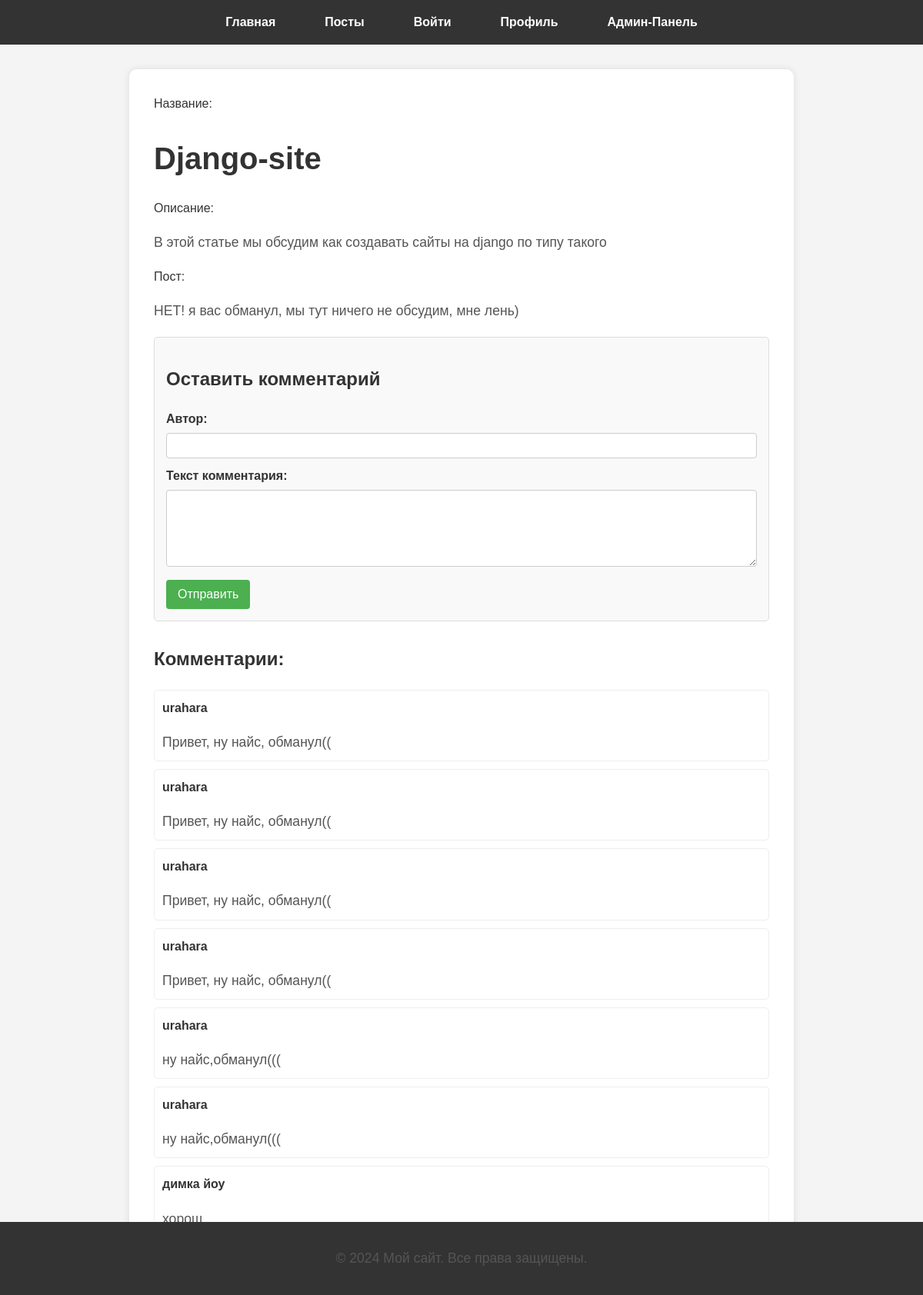
Screenshot of /detail_post/1/ with the database file from the repository.
### blog/models.py (models this page shows, shortened)
class Post(models.Model):
    title = models.CharField(max_length=65)
    dsc = models.TextField(max_length=315)
    text = models.TextField(max_length=4500)
    category = models.ForeignKey(to=PostCategory, on_delete=models.CASCADE)

class Comment(models.Model):
    author = models.CharField(max_length=35)
    text = models.TextField(max_length=750)

### blog/views.py (the view)
# urls.py: path('detail_post/<int:pk>/',blog.detail_post,name='detail_post'),
def detail_post(request, pk):
    post = get_object_or_404(Post, pk=pk) #  Получаем пост или возвращаем 404
    post_comments = PostComment.objects.filter(post=post)
    comments = [pc.comment for pc in post_comments]
    if request.method == 'POST':
        form = CommentForm(request.POST)
        if form.is_valid():
            comment = form.save()  #  Сохраняем Comment
            post_comment = PostComment.objects.create(post=post, comment=comment) # Создаем и сохраняем PostComment
            return redirect('blog:detail_post', pk=pk) #  Перенаправляем на эту же страницу
    else:
        form = CommentForm() # Создаем пустую форму
    context = {
        'post': post,
        'comments': comments,
        'form': form,
    }
    return render(request, 'blog/post_detail.html', context)

### blog/forms.py
class CommentForm(forms.ModelForm):
    class Meta:
        model = Comment
        fields = ['author', 'text']
        widgets = {
            'author': forms.TextInput(attrs={'class': 'comment-author-input'}),
            'text': forms.Textarea(attrs={'class': 'comment-text-area'}),
        }

### blog/templates/blog/post_detail.html (shortened to what this page needs)
{% extends 'blog/base.html' %}
{% block content %}
    Название:
    <h1>{{ post.title }}</h1>
    Описание:
    <p>{{ post.dsc }}</p>
    Пост:
    <p>{{ post.text }}</p>
    <div class="comment-form">
        <h2>Оставить комментарий</h2>
        <form method="post">
            <label for="author">Автор:</label>
            <input type="text" id="author" name="author" required>
            <label for="text">Текст комментария:</label>
            <textarea id="text" name="text" required></textarea>
            <input type="submit" value="Отправить">
        </form>
    </div>
    {% if comments %}
        <div class="comments">
            <h2>Комментарии:</h2>
            {% for comment in comments %}
                <div class="comment">
                    <div class="comment-author">{{ comment.author }}</div>
                    <p class="comment-text">{{ comment.text }}</p>
                </div>
            {% endfor %}
        </div>
    {% endif %}
{% endblock %}

### blog/templates/blog/base.html (shortened to what this page needs)
<!DOCTYPE html>
<html lang="en">
<head>
</head>
<body>
    <header>
        <nav>
            <ul>
                <li><a href="{%url 'blog:index'%}">Главная</a></li>
                <li><a href="{%url 'blog:posts'%}">Посты</a></li>
                <li><a href="{% url 'auth:login'%}">Войти</a></li>
                <li><a href="#">Профиль</a></li>
                <li><a href="{%url 'admin:index'%}">Админ-Панель</a></li>
            </ul>
        </nav>
    </header>
    <main>
        {% block content %}{% endblock %}
    </main>
    <footer>
        <p>&copy; 2024 Мой сайт. Все права защищены.</p>
    </footer>
</body>
</html>

### blog/templates/blog/base.html (style rules this page uses)
body { font-family: 'Arial', sans-serif; margin: 0; padding: 0; background-color: #f4f4f4; color: #333; line-height: 1.6; }
header { background-color: #333; color: #fff; padding: 1rem 0; text-align: center; }
nav ul { padding: 0; margin: 0; list-style: none; display: flex; justify-content: center; }
nav li { margin: 0 1rem; }
nav a { color: #fff; text-decoration: none; font-weight: bold; padding: 0.5rem 1rem; border-radius: 5px; transition: background-color 0.3s ease; }
main { padding: 2rem; margin: 2rem auto; max-width: 800px; background-color: #fff; border-radius: 10px; box-shadow: 0 0 10px rgba(0, 0, 0, 0.1); }
footer { background-color: #333; color: #fff; text-align: center; padding: 1rem 0; position: fixed; bottom: 0; width: 100%; }
h1, h2, h3 { color: #333; }

### blog/templates/blog/post_detail.html (style rules this page uses)
.comment-form { margin-top: 20px; padding: 15px; border: 1px solid #ddd; border-radius: 5px; background-color: #f9f9f9; }
.comment-form label { display: block; margin-bottom: 5px; font-weight: bold; }
.comment-form input[type="text"], .comment-form textarea { width: 100%; padding: 8px; margin-bottom: 10px; border: 1px solid #ccc; border-radius: 4px; box-sizing: border-box; font-family: Arial, sans-serif; }
.comment-form textarea { resize: vertical; height: 100px; }
.comment-form input[type="submit"] { background-color: #4CAF50; color: white; padding: 10px 15px; border: none; border-radius: 4px; cursor: pointer; font-size: 16px; }
.comments { margin-top: 30px; }
.comment { border: 1px solid #eee; padding: 10px; margin-bottom: 10px; border-radius: 5px; background-color: #fff; }
.comment-author { font-weight: bold; margin-bottom: 5px; }
.comment-text { margin-bottom: 0; }
h1 { font-size: 2.5em; color: #333; margin-bottom: 0.5em; }
p { font-size: 1.1em; line-height: 1.6; color: #555; }

### rows the page displays
Post: title "Django-site", dsc "В этой статье мы обсудим как создавать сайты на django по типу такого", text "НЕТ! я вас обманул, мы тут ничего не обсудим, мне лень)"
Comment: author "urahara", text "Привет, ну найс, обманул(("
Comment: author "urahara", text "Привет, ну найс, обманул(("
Comment: author "urahara", text "Привет, ну найс, обманул(("
Comment: author "urahara", text "Привет, ну найс, обманул(("
Comment: author "urahara", text "ну найс,обманул((("
Comment: author "urahara", text "ну найс,обманул((("
Comment: author "димка йоу", text "хорош"
